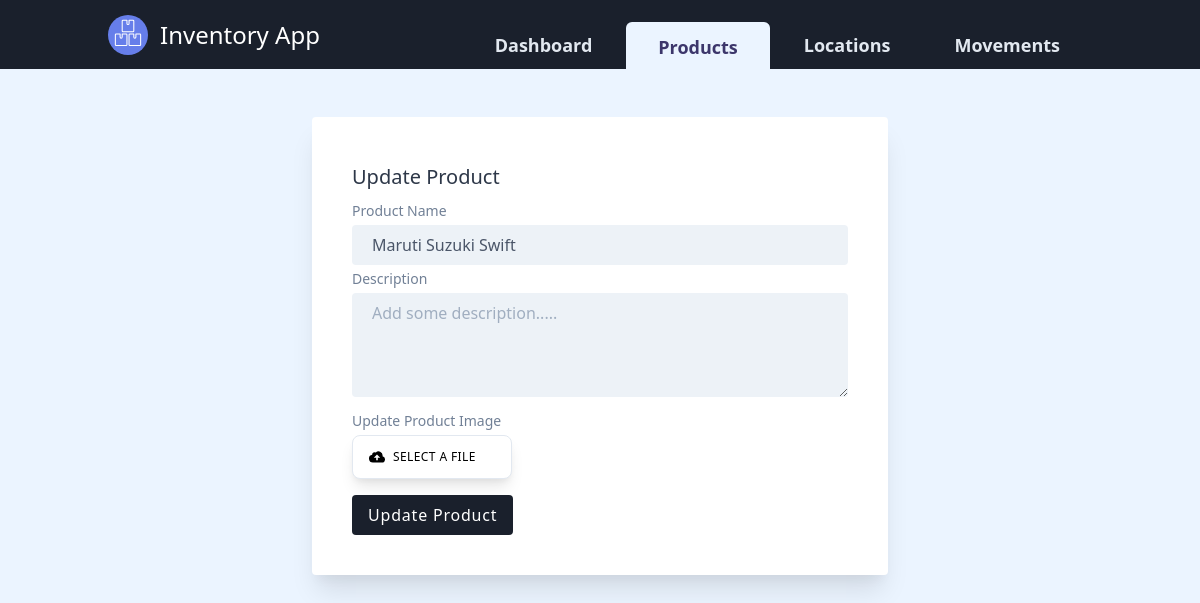
The app's page /product/6/update, older data.
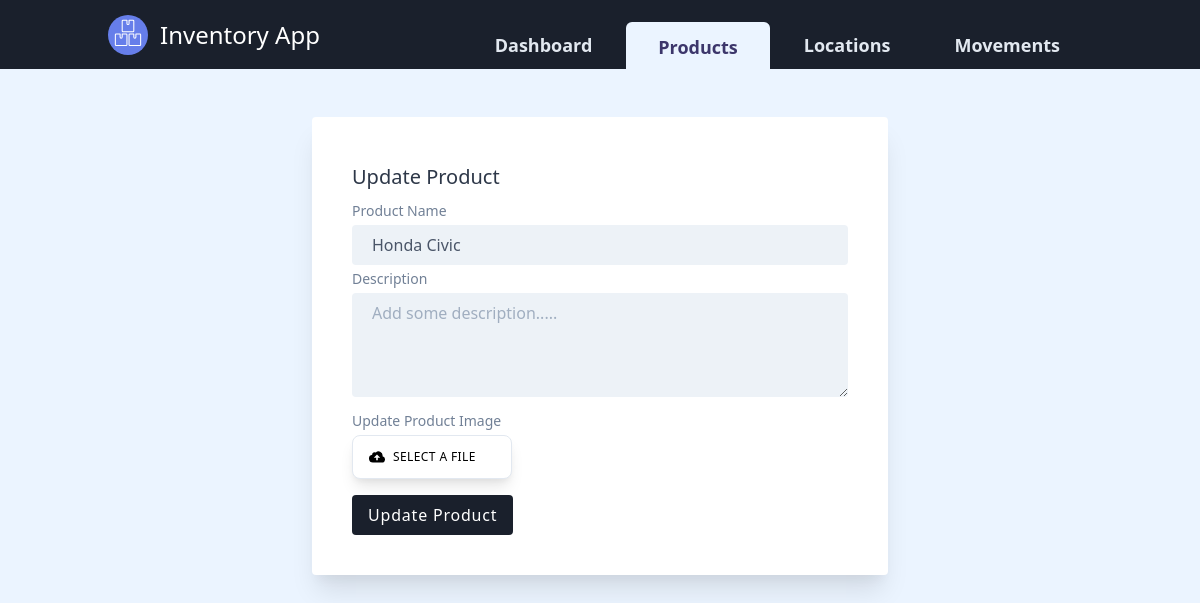
The same page, newer data.
### inventory/models.py (models this page shows, shortened)
class Product(db.Model):
    product_id = db.Column(db.Integer, primary_key=True)
    product_name = db.Column(db.String(20), unique=True, nullable=False)
    product_description = db.Column(db.String(200), nullable=False, default='This is a default description for product, please update the product with a brief description')
    product_image_file = db.Column(db.String(20), nullable=False, default='default-cars.jpeg')

### inventory/products/routes.py (the view)
@products_bp.route("/product/<int:product_id>/update", methods=['GET', 'POST'])
def update_product(product_id):
    product = Product.query.get_or_404(product_id)
    form = UpdateProductForm()
    if not product.product_name == form.product_name.data:
        form = ProductForm()
    if form.validate_on_submit():
        if form.product_picture.data:
            picture_file = save_picture(form.product_picture.data)
            product.product_image_file = picture_file
        product.product_description = form.product_description.data
        product.product_name = form.product_name.data
        db.session.commit()
        flash('Your product has been updated!', 'green')
        return redirect(url_for('products_bp.product', product_id=product.product_id))
    elif request.method == 'GET':
        form.product_name.data = product.product_name
        form.product_description.data = product.product_description
    form.submit.label.text = 'Update Product'
    return render_template('create_product.html', title='Update Product', form=form, label='Product')

### inventory/products/forms.py (shortened to what this page needs)
class UpdateProductForm(FlaskForm):
    product_name = StringField('Product Name', validators=[DataRequired()])
    product_description = TextAreaField('Description')
    product_picture = FileField('Update Product Image', validators=[FileAllowed(['jpg', 'png', 'jpeg', 'jfif'])])
    submit = SubmitField('Add Product')

class ProductForm(FlaskForm):
    product_name = StringField('Product Name', validators=[DataRequired()])
    product_description = TextAreaField('Description')
    product_picture = FileField('Update Product Image', validators=[FileAllowed(['jpg', 'png', 'jpeg', 'jfif'])])
    submit = SubmitField('Add Product')

### inventory/templates/create_product.html (shortened to what this page needs)
{% extends "layout.html" %}
{% block content %}
  <div class="container leading-loose mx-auto flex justify-center mt-8">
    <form class="max-w-xl m-4 p-10 bg-white rounded shadow-xl flex-grow" method="POST" enctype="multipart/form-data">
      <p class="text-gray-800 font-medium text-xl">{{ title }}</p>
      <div class="productName">
        <label class="block text-sm text-gray-600" for="product_name">{{ form.product_name.label }}</label>
          {% if form.product_name.errors %}
          {{ form.product_name(class="w-full px-5 py-1 border-2 border-red-400 text-red-700 bg-gray-200 rounded", placeholder="Product Name", id="product_name", required="", type="text") }}
              <div class="text-red-600">
                  {% for error in form.product_name.errors %}
                      <span>{{ error }}</span>
                  {% endfor %}
              </div>
          {% else %}
            {{ form.product_name(class="w-full px-5 py-1 text-gray-700 bg-gray-200 rounded", placeholder="Product Name", id="product_name", required="", type="text") }}
          {% endif %}
      </div>
      <div class="productDesc">
        <label class="block text-sm text-gray-600" for="product_description">Description</label>
        {{ form.product_description(class="w-full px-5 py-1 text-gray-700 bg-gray-200 rounded",  rows="3", placeholder="Add some description.....") }}
      </div>
      <div class="locationPictureUpload">
          <label class="block text-sm text-gray-600" for="location_name">{{ form.product_picture.label() }}</label>
          <label class="w-40 flex items-center px-4 py-3 bg-white text-blue rounded-lg shadow-lg tracking-wide uppercase border border-blue cursor-pointer hover:bg-indigo-100">
              <svg class="w-4 h-4" fill="currentColor" xmlns="http://www.w3.org/2000/svg" viewBox="0 0 20 20">
                  <path d="M16.88 9.1A4 4 0 0 1 16 17H5a5 5 0 0 1-1-9.9V7a3 3 0 0 1 4.52-2.59A4.98 4.98 0 0 1 17 8c0 .38-.04.74-.12 1.1zM11 11h3l-4-4-4 4h3v3h2v-3z" />
              </svg>
              <span class="ml-2 text-xs leading-normal">Select a file</span>
          </label>
      </div>
      <div class="mt-4">
        {{ form.submit(class="px-4 py-1 text-white font-light tracking-wider bg-gray-900 rounded", type="submit") }}
      </div>
    </form>
  </div>
{% endblock content %}

Row changes from the older to the newer data that the page shows:
changed Product: product_name "Maruti Suzuki Swift" → "Honda Civic"
